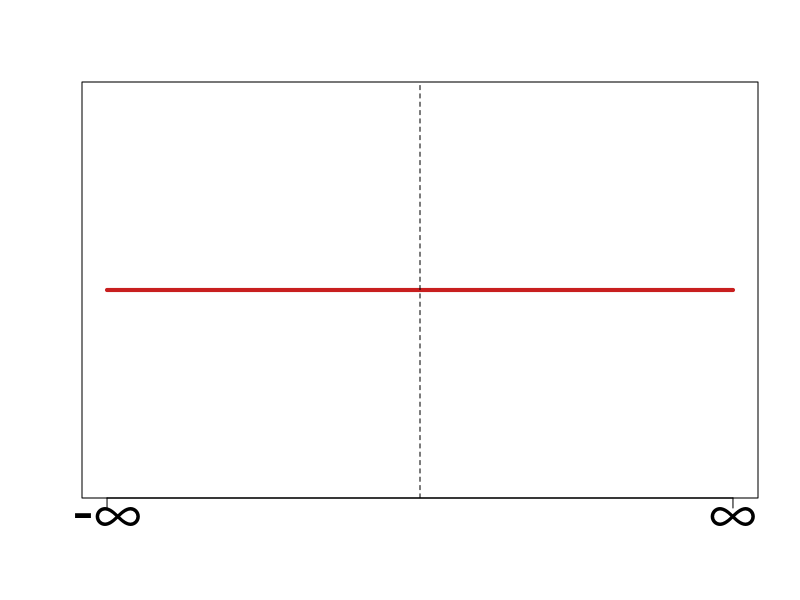
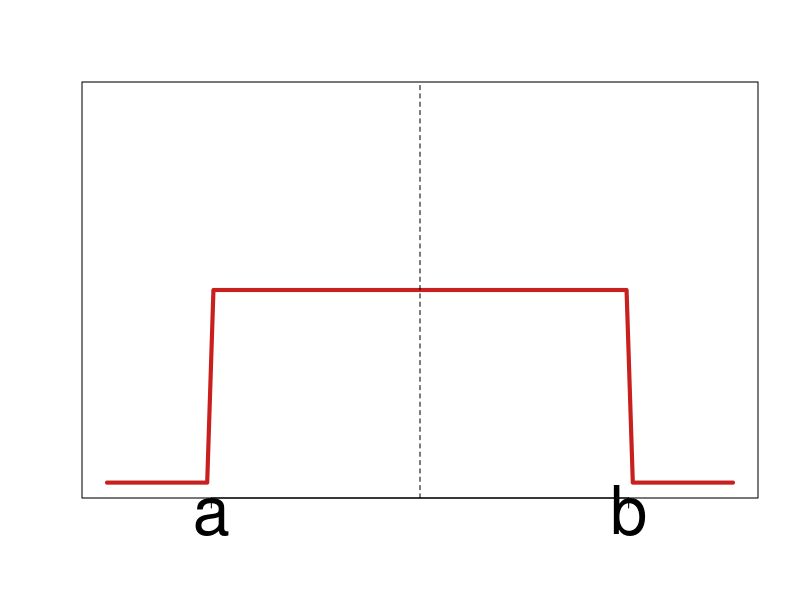
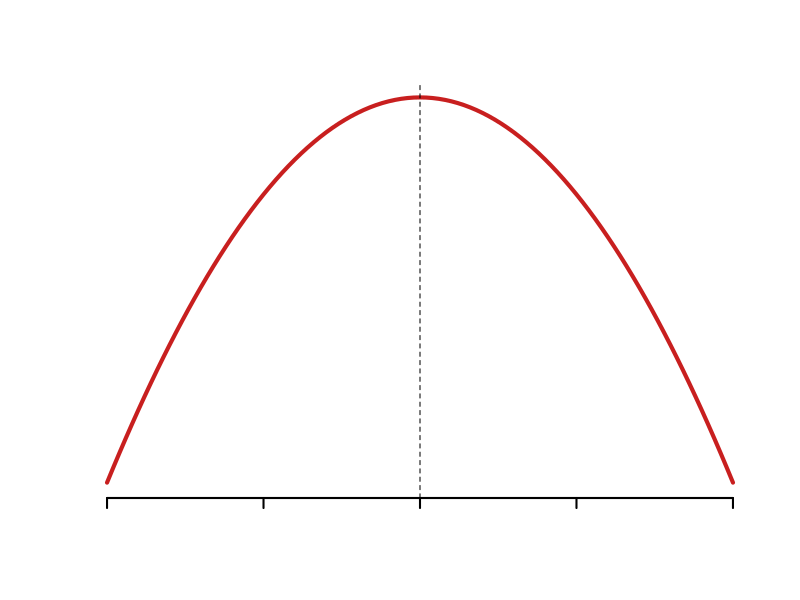
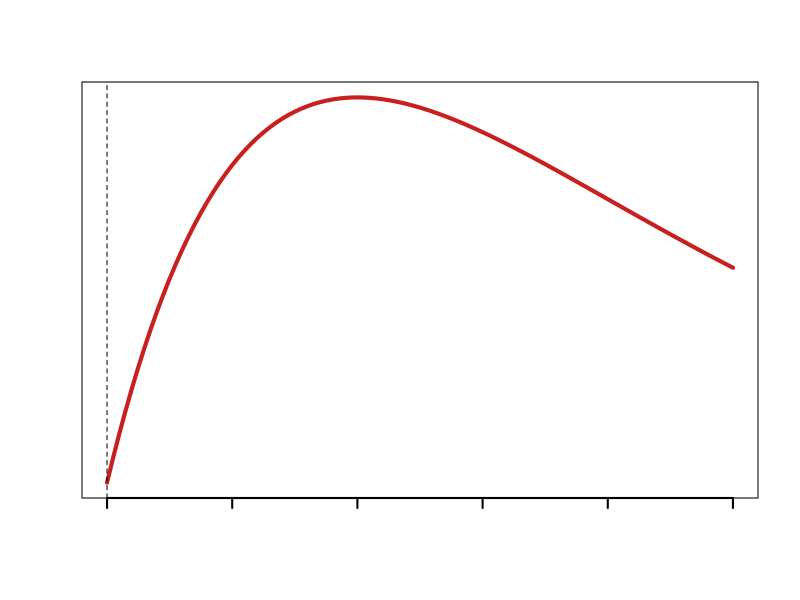
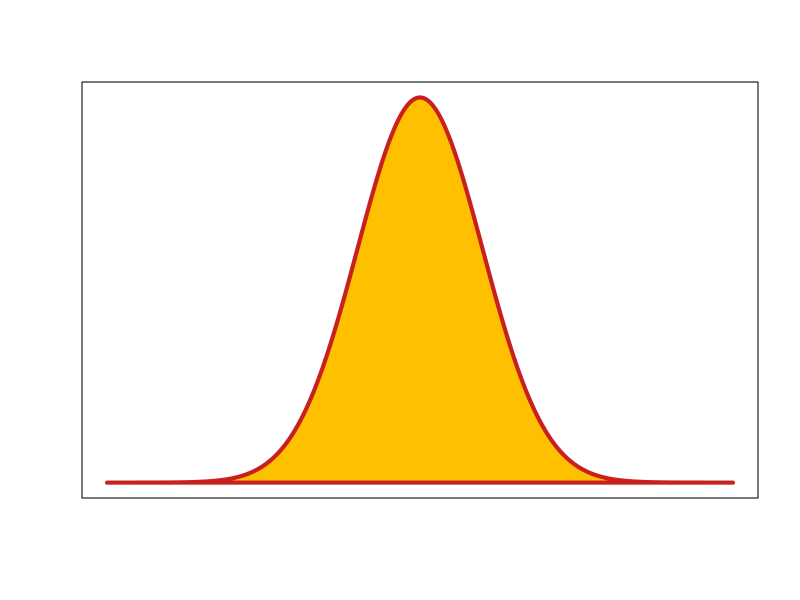

Generate these figures, in order, with R:
## This script has code for visuals used on slides

## Plots illustrating prior distributions -------------

# uniform prior with infinite bounds (not tractable)
curve(dunif(x, min = -1, max = 1),from = -1, to = 1, 
      lwd=4,xlab="",ylab="",yaxt="n",xaxt="n",yaxt="n", col ="#C81F1F")
axis(1, at = c(-1,1), labels = c("-\u221E","\u221E" ),cex.axis = 4)
abline(v = -0, lty=2)

# uniform prior with real boundaries a and b
curve(dunif(x, min = -1, max = 1),from = -1.5, to = 1.5, 
      lwd=4,xlab="",ylab="",yaxt="n",xaxt="n",yaxt="n", col ="#C81F1F",ylim = c(0,1))
axis(1, at = c(-1,1), labels = c("a","b" ),cex.axis = 4)
abline(v = -0, lty=2)


# gaussian distribution centered at 0
curve(dnorm(x, mean = 0, sd = 5),from = -1, to = 1, 
      lwd=4,xlab="",ylab="",yaxt="n",bty="n",xaxt="n", col ="#C81F1F")
axis(side=1, labels = FALSE,lwd=2)
abline(v = 0, lty=2)

# gamma distribution for tau
curve(dgamma(x,shape = 2, scale = 2), from = 0, to = 5,
      lwd=4,xlab="",ylab="",yaxt="n",xaxt="n", col ="#C81F1F")
axis(side=1, labels = FALSE,lwd=2)
abline(v = 0, lty=2)

# gaussian distribution with shading
xcomb <- seq(-1, 1, by = 0.01)
dy <- dnorm(xcomb, mean = 0, sd= 0.2)
plot(xcomb, dy, type="l",xlab="",ylab="",yaxt="n",xaxt="n")
polygon(xcomb, dy,col="#FFC000",border = "#C81F1F",lwd=4)


